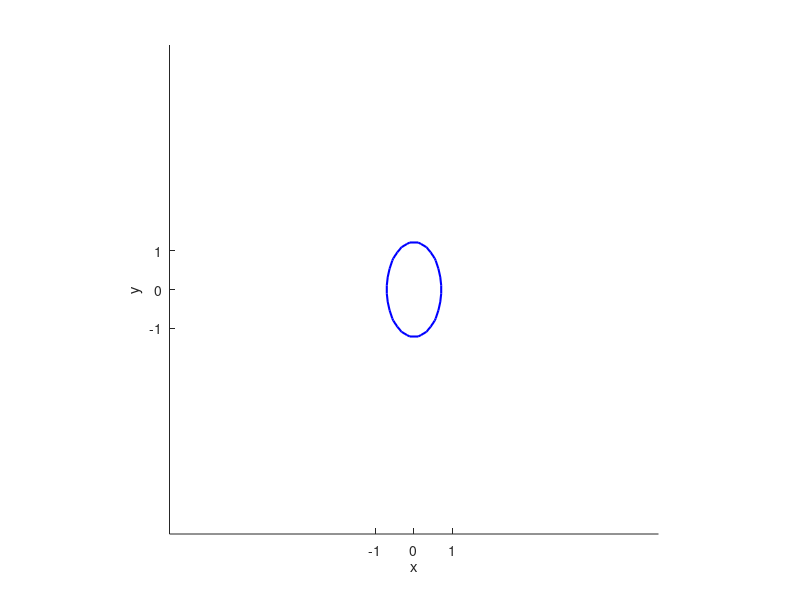

Write MATLAB code to recreate this figure.
clear
close all
clc

figure
hold on
set(gcf,'color','white')
set(gca,'XTick', -1:1:1)
set(gca,'YTick', -1:1:1)
axis([-1.4 1.4 -1.4 1.4])
daspect([1 1 1])
h = ezplot('2*x^2+y^2/1.5-1');
title([]);
set(h,'LineWidth', 1.5, 'Color', 'b');
